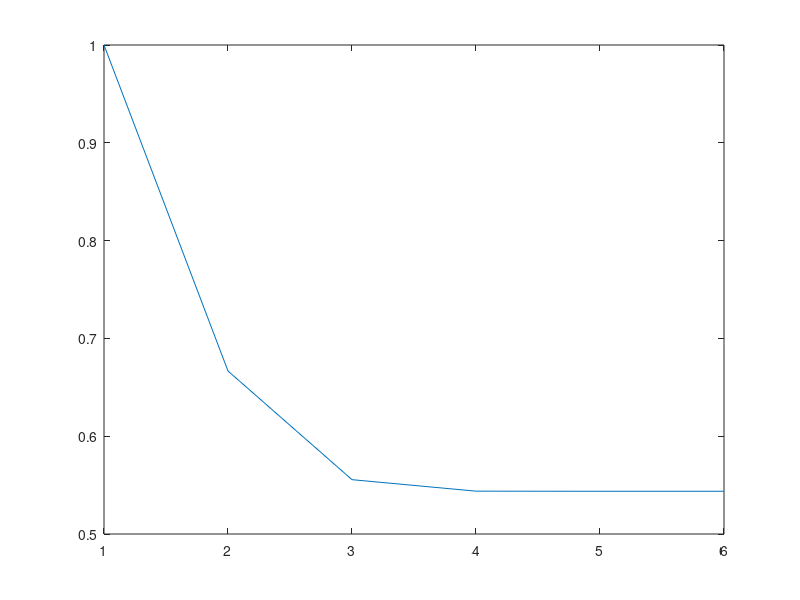
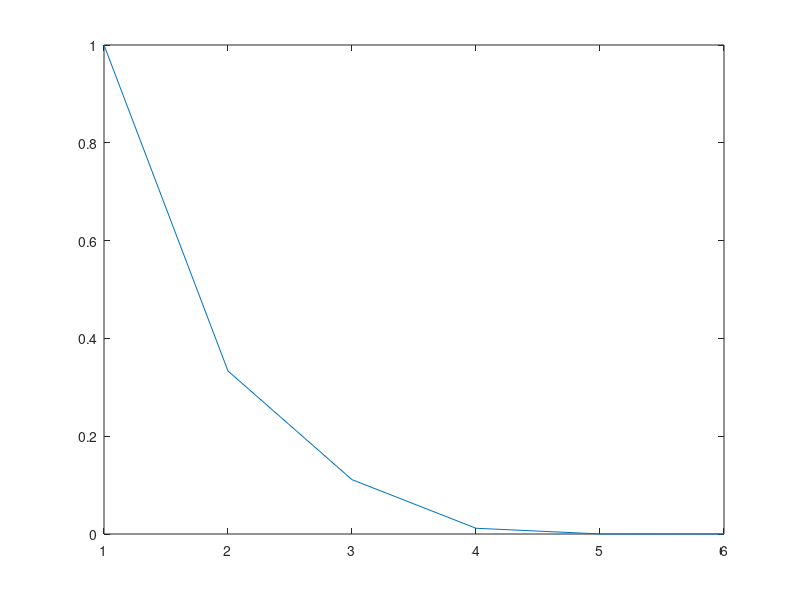
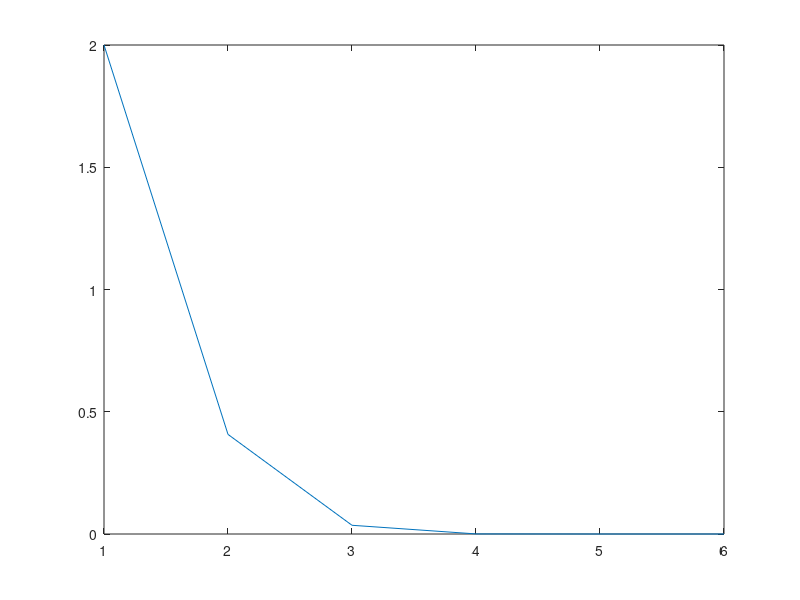

Write the MATLAB code that produced these figures, in order.
clear;
clc;
format long;

%f = inline('x^3 + x^2 + x - 1');
%df = inline('3*x^2 + 2*x + 1');

f = @(x) x^3 + x^2 + x - 1;
df = @(x) 3*x^2 + 2*x + 1;

x0 = 0;
tol = 1e-4;
N = 20;

index = zeros(1, N);
approx_roots = zeros(1, N);
errors = zeros(1, N);
f_vals = zeros(1, N);

for i = 1:N
    x = x0 - f(x0)/df(x0);
    err = abs(x - x0);
    
    index(i) = i;
    approx_roots(i) = x;
    errors(i) = err;
    f_vals(i) = f(x);
    
    fprintf('%3.0f %20.14f %20.14f\n', i, x, err)
    
    if err < tol
        break;
    end
    x0 = x;
end

if abs(x - x0) < tol
    fprintf('Newton-Raphson method converged to x = %f after %d iterations\n', x, i);
else
    fprintf('Newton-Raphson method failed to converge after %d iterations\n', N);
end

f1 = figure('Name', 'Roots');
f2 = figure('Name', 'Errors');
f3 = figure('Name', 'f values');

figure(f1);
plot(index(1:i), approx_roots(1:i));
figure(f2);
plot(index(1:i), errors(1:i));
figure(f3);
plot(index(1:i), f_vals(1:i));